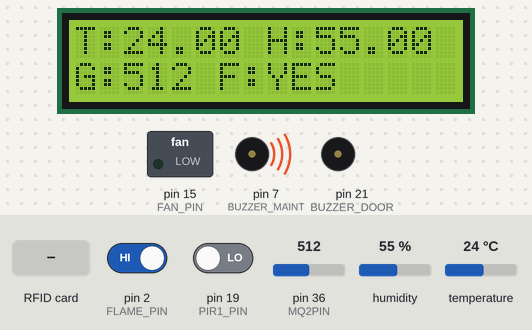
A sketch run on a simulated Arduino Mega 2560, built for the host (arithmetic inside an expression is 32-bit, double 64-bit). On the bench: 16×2 character LCD, switched loads named in the sketch (green lamp = pin HIGH), buzzer (waves = sounding, pin HIGH). Inputs (shaded band) come from the test bench; at power-on: pin 36 (MQ2PIN) = 512, pin 2 (FLAME_PIN) HIGH, pin 19 (PIR1_PIN) LOW, humidity 55 %, temperature 24 °C. EEPROM starts erased; what the sketch prints to the serial monitor is not drawn.

Above: at 3.3 s.
3.4 s: RFID card 5E 7A 19 C4 held to the reader
At 4.7 s:
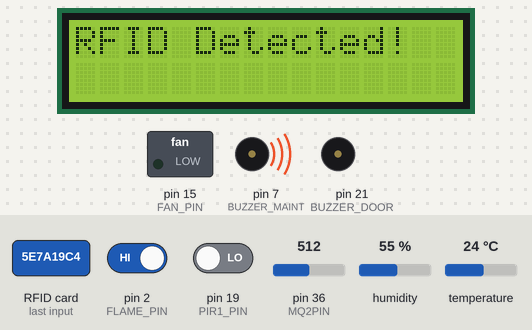
8.3 s: pin 36 (MQ2PIN) set to 104
At 9.8 s:
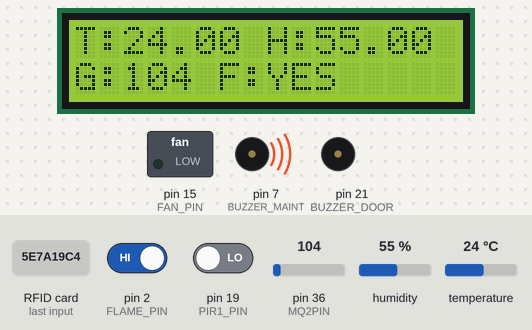
10.4 s: pin 36 (MQ2PIN) set to 89
At 12.3 s:
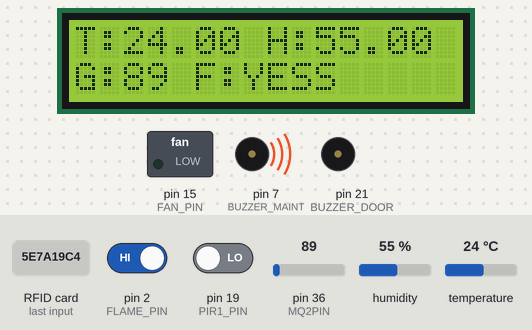
12.6 s: pin 2 (FLAME_PIN) driven LOW
At 14.4 s:
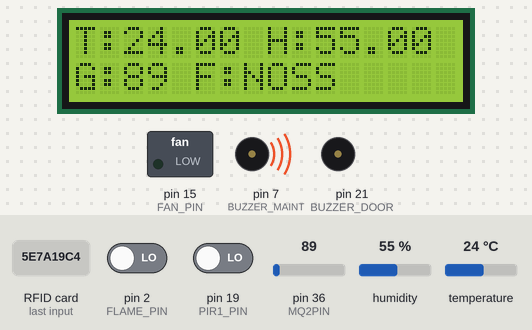
14.7 s: pin 36 (MQ2PIN) set to 122
At 15.8 s:
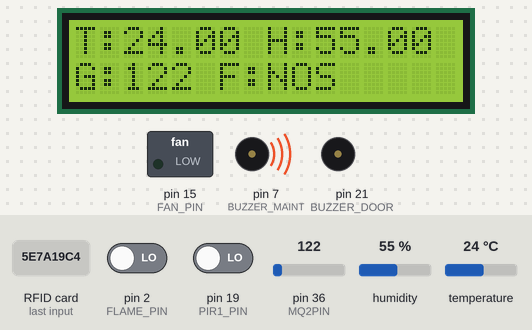
16.8 s: RFID card 5E 7A 19 C4 held to the reader
At 20.3 s:
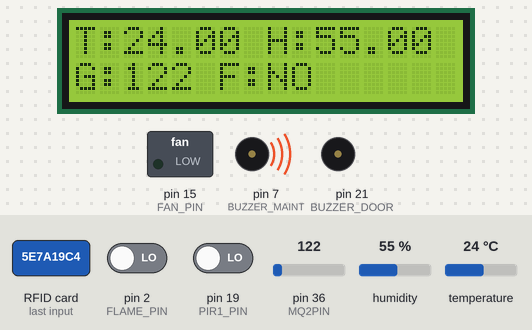
Timing chart, 0 to 21.8 s (numbered marks = the images above; inputs shaded):
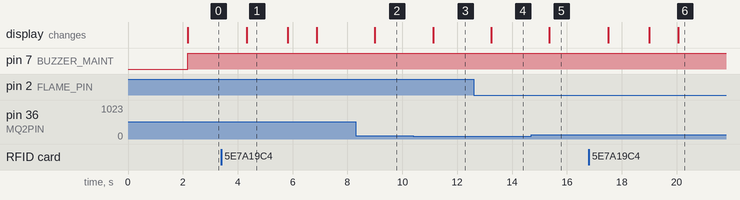

The sketch:

first_sketch.ino
```cpp
#include <dummy.h>

#include <Wire.h>
#include <LiquidCrystal_I2C.h>
#include <DHT.h>
#include <SPI.h>
#include <MFRC522.h>
#include <EEPROM.h>


// Definitions
#define DHTPIN 4
#define DHTTYPE DHT11
#define MQ2PIN 36
#define FLAME_PIN 2
#define PIR1_PIN 19
#define BUZZER_DOOR 21
#define BUZZER_MAINT 7    // Updated from 27
#define FAN_PIN 15

// RC522 Pins (Software SPI)
#define RC522_SS 5
#define RC522_RST 10
#define RC522_SCK 18
#define RC522_MISO 40
#define RC522_MOSI 20

// I2C Pins for LCD
#define SDA_PIN 8
#define SCL_PIN 9


// Thresholds

// Objects
DHT dht(DHTPIN, DHTTYPE);
LiquidCrystal_I2C lcd(0x27, 16, 2);
MFRC522 mfrc522(RC522_SS, RC522_RST);

// Thresholds
float maxTemp = 30.0;
float maxHum = 70.0;
int maxGas = 300;

// EEPROM addresses
int addrTemp = 0;
int addrHum = sizeof(float);
int addrGas = sizeof(float) * 2;

void setup() {
  Serial.begin(115200);
  dht.begin();
  lcd.init();
  lcd.backlight();
  Wire.begin(SDA_PIN, SCL_PIN); // Explicit I2C initialization
  SPI.begin(RC522_SCK, RC522_MISO, RC522_MOSI, RC522_SS); // Software SPI

  mfrc522.PCD_Init();

  pinMode(FLAME_PIN, INPUT);
  pinMode(PIR1_PIN, INPUT);
  pinMode(MQ2PIN, INPUT);
  pinMode(BUZZER_DOOR, OUTPUT);
  pinMode(BUZZER_MAINT, OUTPUT);
  pinMode(FAN_PIN, OUTPUT);

  digitalWrite(BUZZER_DOOR, LOW);
  digitalWrite(BUZZER_MAINT, LOW);
  digitalWrite(FAN_PIN, LOW);

  loadThresholds();

  lcd.setCursor(0, 0);
  lcd.print("System Started");
  delay(2000);
  lcd.clear();
}

void loop() {
  float temp = dht.readTemperature();
  float hum = dht.readHumidity();
  int gasValue = analogRead(MQ2PIN);
  bool flame = digitalRead(FLAME_PIN);
  bool motion1 = digitalRead(PIR1_PIN);

  lcd.setCursor(0, 0);
  lcd.print("T:");
  lcd.print(temp);
  lcd.print(" H:");
  lcd.print(hum);

  lcd.setCursor(0, 1);
  lcd.print("G:");
  lcd.print(gasValue);
  lcd.print(" F:");
  lcd.print(flame ? "YES" : "NO");

  if (temp > maxTemp || hum > maxHum || gasValue > maxGas || flame) {
    digitalWrite(BUZZER_MAINT, HIGH);
  } else {
    digitalWrite(BUZZER_MAINT, LOW);
  }

  if (temp > maxTemp) {
    digitalWrite(FAN_PIN, HIGH);
  } else {
    digitalWrite(FAN_PIN, LOW);
  }

  if (motion1) {
    digitalWrite(BUZZER_DOOR, HIGH);
  } else {
    digitalWrite(BUZZER_DOOR, LOW);
  }

  checkRFID();

  delay(1000);
}

void checkRFID() {
  if (!mfrc522.PICC_IsNewCardPresent()) return;
  if (!mfrc522.PICC_ReadCardSerial()) return;

  Serial.print("Card UID: ");
  for (byte i = 0; i < mfrc522.uid.size; i++) {
    Serial.print(mfrc522.uid.uidByte[i], HEX);
  }
  Serial.println();
  lcd.clear();
  lcd.setCursor(0, 0);
  lcd.print("RFID Detected!");
  delay(1500);
  lcd.clear();
}

void saveThresholds() {
  EEPROM.put(addrTemp, maxTemp);
  EEPROM.put(addrHum, maxHum);
  EEPROM.put(addrGas, maxGas);
}

void loadThresholds() {
  EEPROM.get(addrTemp, maxTemp);
  EEPROM.get(addrHum, maxHum);
  EEPROM.get(addrGas, maxGas);
}

void setThresholds() {
  Serial.println("Enter max temperature (°C): ");
  while (Serial.available() == 0) {}
  maxTemp = Serial.readStringUntil('\n').toFloat();

  Serial.println("Enter max humidity (%): ");
  while (Serial.available() == 0) {}
  maxHum = Serial.readStringUntil('\n').toFloat();

  Serial.println("Enter max gas value (0-1023): ");
  while (Serial.available() == 0) {}
  maxGas = Serial.readStringUntil('\n').toInt();

  saveThresholds();
  Serial.println("Thresholds updated successfully!");

  Serial.print("Max Temp: "); Serial.println(maxTemp);
  Serial.print("Max Hum: "); Serial.println(maxHum);
  Serial.print("Max Gas: "); Serial.println(maxGas);
}
```

Measured:
- the behaviour switches between 100 and 99 on pin 36 (MQ2PIN) (found by bisection; images 2 and 3)
- after the input at 3.4 s, the display: changes after 0.92 s (image 1)
- after the input at 8.3 s, the display: changes after 0.70 s (image 2)
- after the input at 10.4 s, the display: changes after 0.72 s (image 3)
- after the input at 12.6 s, the display: changes after 0.64 s (image 4)
- after the input at 14.7 s, the display: changes after 0.66 s (image 5)
- after the input at 16.8 s, the display: first changes after 0.71 s (image 6 shows a later state)
